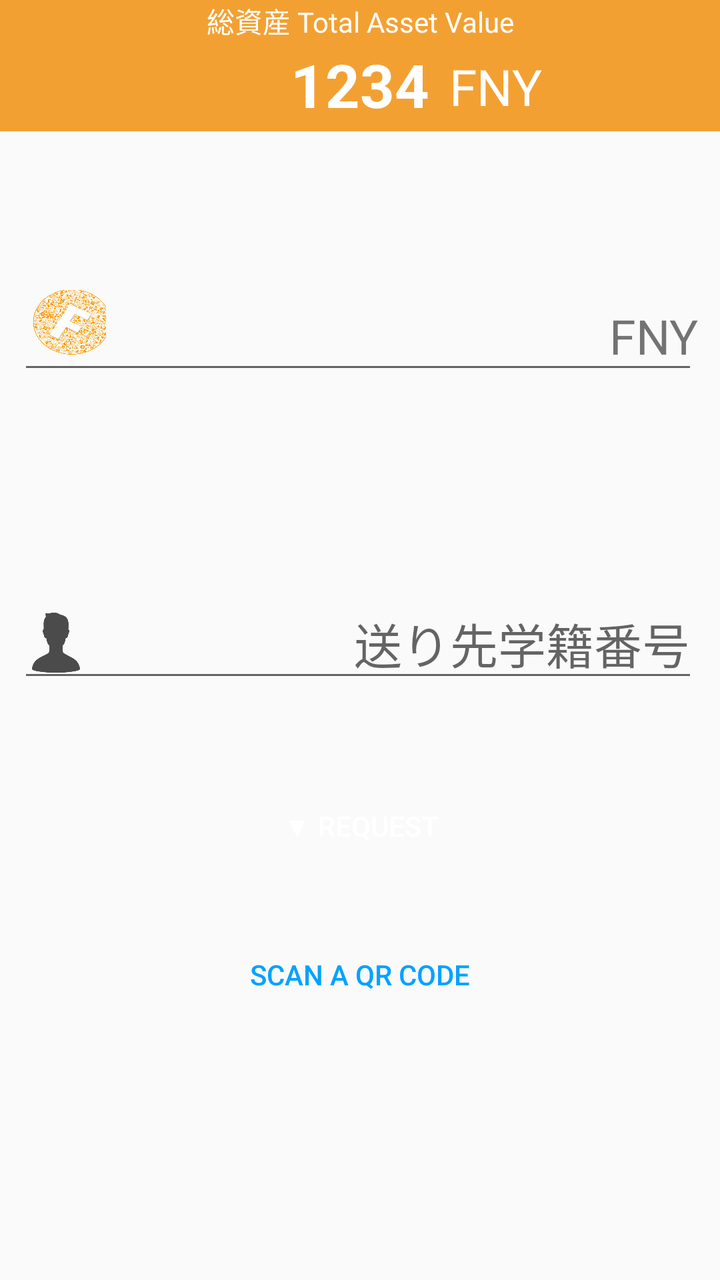
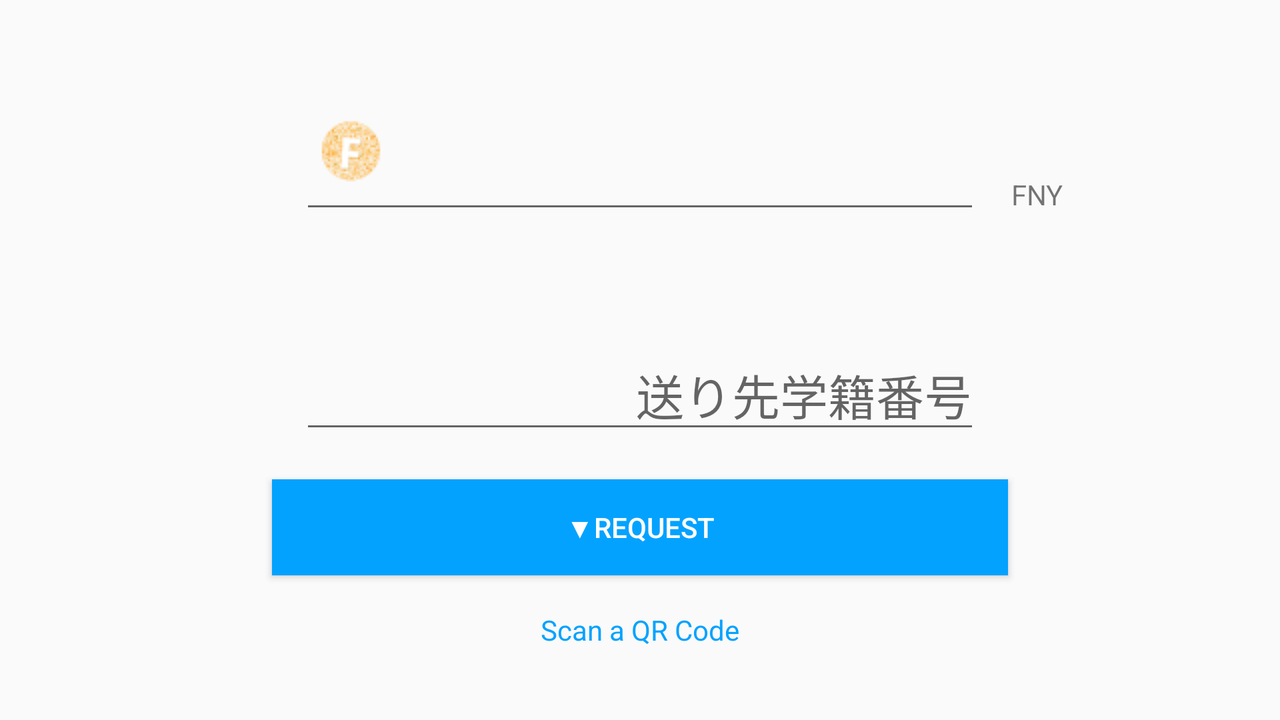

The same Android screen from two of the app's own layout files: first res/layout/ as a phone draws it, then the repository's variant for another configuration, drawn on a device whose configuration selects that folder. Both files follow.
<!-- AndroidManifest.xml: application theme AppTheme -->
<!-- res/layout/activity_request.xml -->
<?xml version="1.0" encoding="utf-8"?>
<android.support.constraint.ConstraintLayout xmlns:android="http://schemas.android.com/apk/res/android"
    xmlns:app="http://schemas.android.com/apk/res-auto"
    xmlns:tools="http://schemas.android.com/tools"
    android:layout_width="match_parent"
    android:layout_height="match_parent"
    tools:context="com.funney.funney_android.RequestActivity">

    <include layout="@layout/view_total_value"/>

    <android.support.v7.widget.ContentFrameLayout
        android:layout_width="wrap_content"
        android:layout_height="wrap_content"
        app:layout_constraintBottom_toTopOf="@+id/Recieve"
        app:layout_constraintHorizontal_bias="0.285"
        app:layout_constraintLeft_toLeftOf="parent"
        app:layout_constraintRight_toRightOf="parent"
        app:layout_constraintTop_toTopOf="parent"
        app:layout_constraintVertical_bias="0.574">

        <EditText
            android:id="@+id/request_money"
            android:layout_width="340dp"
            android:layout_height="wrap_content"
            android:layout_marginBottom="8dp"
            android:layout_marginLeft="8dp"
            android:layout_marginRight="8dp"
            android:layout_marginTop="8dp"
            android:drawableLeft="@drawable/logo_item"
            android:ems="10"
            android:gravity="bottom|end"
            android:inputType="number"
            android:paddingRight="64dp"
            android:textSize="24sp" />

        <TextView
            android:id="@+id/FNY"
            android:layout_width="wrap_content"
            android:layout_height="wrap_content"
            android:layout_gravity="bottom|right"
            android:layout_marginBottom="16dp"
            android:layout_marginLeft="0dp"
            android:layout_marginRight="8dp"
            android:layout_marginTop="8dp"
            android:gravity="bottom|end"
            android:text="@string/fny"
            android:textSize="24sp"
            app:layout_constraintBottom_toBottomOf="parent"
            app:layout_constraintLeft_toRightOf="@+id/request_money"

            app:layout_constraintRight_toRightOf="parent"
            app:layout_constraintTop_toTopOf="parent"
            app:layout_constraintVertical_bias="0.217" />
    </android.support.v7.widget.ContentFrameLayout>


    <EditText
        android:id="@+id/Recieve"
        android:layout_width="340dp"
        android:layout_height="wrap_content"
        android:layout_marginBottom="8dp"
        android:layout_marginLeft="8dp"
        android:layout_marginRight="8dp"
        android:layout_marginTop="8dp"
        android:drawableLeft="@drawable/person_icon_item"
        android:ems="10"
        android:gravity="bottom|end"
        android:hint="@string/id_hint"
        android:inputType="number"
        android:textSize="24sp"
        app:layout_constraintBottom_toBottomOf="parent"
        app:layout_constraintHorizontal_bias="0.285"
        app:layout_constraintLeft_toLeftOf="parent"
        app:layout_constraintRight_toRightOf="parent"
        app:layout_constraintTop_toTopOf="parent" />

    <Button
        android:id="@+id/RequestButton"
        android:layout_width="368dp"
        android:layout_height="wrap_content"
        android:layout_marginLeft="8dp"
        android:layout_marginRight="8dp"
        android:layout_marginTop="43dp"
        android:background="@drawable/pay_button"
        android:text="@string/pay"
        android:textColor="#FFFFFF"
        app:layout_constraintLeft_toLeftOf="parent"
        app:layout_constraintRight_toRightOf="parent"
        app:layout_constraintTop_toBottomOf="@+id/Recieve" />

    <Button
        android:id="@+id/Scan"
        android:layout_width="wrap_content"
        android:layout_height="wrap_content"
        android:layout_marginBottom="8dp"
        android:layout_marginLeft="8dp"
        android:layout_marginRight="8dp"
        android:layout_marginTop="8dp"
        android:background="@null"
        android:text="@string/scan_a_qr"
        android:textColor="#04A2FF"
        app:layout_constraintBottom_toBottomOf="parent"
        app:layout_constraintLeft_toLeftOf="parent"
        app:layout_constraintRight_toRightOf="parent"
        app:layout_constraintTop_toBottomOf="@+id/RequestButton"
        app:layout_constraintVertical_bias="0.133" />

</android.support.constraint.ConstraintLayout>
<!-- res/layout/view_total_value.xml (included above) -->
<?xml version="1.0" encoding="utf-8"?>
<LinearLayout xmlns:android="http://schemas.android.com/apk/res/android"
    xmlns:app="http://schemas.android.com/apk/res-auto"
    android:id="@+id/linearLayout"
    android:layout_width="match_parent"
    android:layout_height="wrap_content"
    android:background="#F3A033"
    android:orientation="vertical"
    app:layout_constraintHorizontal_bias="0.0"
    app:layout_constraintLeft_toLeftOf="parent"
    app:layout_constraintRight_toRightOf="parent"
    app:layout_constraintTop_toTopOf="parent">


    <TextView
        android:layout_width="match_parent"
        android:layout_height="0dp"
        android:layout_weight="1"
        android:gravity="bottom|center"
        android:text="@string/homeValue"
        android:textColor="@color/toolBarText" />

    <RelativeLayout
        android:layout_width="match_parent"
        android:layout_height="45dp">

        <TextView
            android:id="@+id/total_asset_value"
            android:layout_width="wrap_content"
            android:layout_height="match_parent"
            android:layout_alignBaseline="@+id/fny_text"
            android:layout_alignBottom="@+id/fny_text"
            android:layout_centerHorizontal="true"
            android:gravity="center"
            android:text="1234"
            android:textColor="@color/toolBarText"
            android:textSize="30sp"
            android:textStyle="bold" />

        <TextView
            android:id="@+id/fny_text"
            android:layout_width="wrap_content"
            android:layout_height="match_parent"
            android:layout_alignParentTop="true"
            android:layout_toEndOf="@+id/total_asset_value"
            android:layout_toRightOf="@+id/total_asset_value"
            android:gravity="center"
            android:paddingLeft="10dp"
            android:text="@string/fny"
            android:textColor="@color/toolBarText"
            android:textSize="25sp" />
    </RelativeLayout>


</LinearLayout>
<!-- resources referenced by this layout -->
<resources>
  <color name="toolBarText">#FFFFFF</color>
  <!-- drawable logo_item (drawable) -->
  <?xml version="1.0" encoding="utf-8"?>
  <layer-list xmlns:android="http://schemas.android.com/apk/res/android">
  
      <item
          android:width="40dp"
          android:height="40dp"
          android:drawable="@drawable/logo2"/>
  
  </layer-list>
  <!-- drawable person_icon_item (drawable) -->
  <?xml version="1.0" encoding="utf-8"?>
  <layer-list xmlns:android="http://schemas.android.com/apk/res/android">
  
      <item
          android:width="@dimen/icon"
          android:height="@dimen/icon"
          android:drawable="@drawable/person_icon" />
  
  </layer-list>
  <string name="fny">FNY</string>
  <string name="homeValue">総資産 Total Asset Value</string>
  <string name="id_hint">送り先学籍番号</string>
  <string name="pay">▼ Request</string>
  <string name="scan_a_qr">Scan a QR Code</string>
  <style name="AppTheme" parent="Theme.AppCompat.Light.DarkActionBar">
          
          <item name="colorPrimary">@color/colorPrimary</item>
          <item name="colorPrimaryDark">@color/colorPrimaryDark</item>
          <item name="colorAccent">@color/colorAccent</item>
      </style>
  <!-- drawable logo2: png bitmap (drawable, 552999 bytes) -->
  <dimen name="icon">30dp</dimen>
  <!-- drawable person_icon: png bitmap (drawable, 4336 bytes) -->
  <color name="colorPrimary">#3F51B5</color>
  <color name="colorPrimaryDark">#303F9F</color>
  <color name="colorAccent">#FF4081</color>
</resources>
<!-- res/layout-land/activity_request.xml (the repository's variant of the layout above) -->
<!-- drawn on the phone turned sideways -->
<?xml version="1.0" encoding="utf-8"?>
<android.support.constraint.ConstraintLayout xmlns:android="http://schemas.android.com/apk/res/android"
    xmlns:app="http://schemas.android.com/apk/res-auto"
    xmlns:tools="http://schemas.android.com/tools"
    android:layout_width="match_parent"
    android:layout_height="match_parent"
    tools:context="com.funney.funney_android.RequestActivity">

    <TextView
        android:id="@+id/textView16"
        android:layout_width="wrap_content"
        android:layout_height="wrap_content"
        android:text="FNY"
        app:layout_constraintBottom_toBottomOf="parent"
        android:layout_marginBottom="215dp"
        app:layout_constraintTop_toTopOf="parent"
        android:layout_marginTop="8dp"
        android:layout_marginRight="8dp"
        app:layout_constraintRight_toRightOf="parent"
        app:layout_constraintLeft_toRightOf="@+id/editText12"
        android:layout_marginLeft="8dp"
        app:layout_constraintHorizontal_bias="0.071"
        app:layout_constraintVertical_bias="0.676" />

    <EditText
        android:id="@+id/editText12"
        android:layout_width="340dp"
        android:layout_height="wrap_content"
        android:layout_marginBottom="8dp"
        android:layout_marginLeft="8dp"
        android:layout_marginTop="8dp"
        android:drawableLeft="@drawable/logo_hinoto_round"
        android:ems="10"
        android:inputType="number"
        android:textAlignment="viewEnd"
        android:textSize="24sp"
        app:layout_constraintBottom_toTopOf="@+id/editText11"
        app:layout_constraintLeft_toLeftOf="parent"
        app:layout_constraintTop_toTopOf="parent"
        app:layout_constraintVertical_bias="0.421"
        android:layout_marginRight="8dp"
        app:layout_constraintRight_toRightOf="parent" />

    <EditText
        android:id="@+id/editText11"
        android:layout_width="340dp"
        android:layout_height="wrap_content"
        android:layout_marginBottom="32dp"
        android:layout_marginLeft="8dp"
        android:layout_marginRight="8dp"
        android:layout_marginTop="19dp"
        android:drawableLeft="@drawable/ic_launcher"
        android:ems="10"
        android:hint="送り先学籍番号"
        android:inputType="number"
        android:textAlignment="viewEnd"
        android:textSize="24sp"
        app:layout_constraintBottom_toBottomOf="parent"
        app:layout_constraintLeft_toLeftOf="parent"
        app:layout_constraintRight_toRightOf="parent"
        app:layout_constraintTop_toTopOf="@+id/editText12" />

    <Button
        android:id="@+id/button2"
        android:layout_width="368dp"
        android:layout_height="wrap_content"
        android:background="#04A2FF"
        android:text="▼Request"
        android:textColor="#FFFFFF"
        android:layout_marginBottom="8dp"
        app:layout_constraintBottom_toTopOf="@+id/textView17"
        android:layout_marginLeft="8dp"
        app:layout_constraintLeft_toLeftOf="parent"
        android:layout_marginRight="8dp"
        app:layout_constraintRight_toRightOf="parent"
        android:layout_marginTop="8dp"
        app:layout_constraintTop_toBottomOf="@+id/editText11" />

    <TextView
        android:id="@+id/textView17"
        android:layout_width="wrap_content"
        android:layout_height="wrap_content"
        android:text="Scan a QR Code"
        android:textColor="#04A2FF"
        android:layout_marginLeft="8dp"
        app:layout_constraintLeft_toLeftOf="parent"
        android:layout_marginRight="8dp"
        app:layout_constraintRight_toRightOf="parent"
        app:layout_constraintBottom_toBottomOf="parent"
        android:layout_marginBottom="26dp"
        app:layout_constraintTop_toTopOf="parent"
        android:layout_marginTop="8dp"
        app:layout_constraintVertical_bias="0.969" />

</android.support.constraint.ConstraintLayout>
<!-- resources referenced by the variant -->
<!-- as the phone turned sideways resolves them -->
<resources>
  <!-- drawable logo_hinoto_round: png bitmap (drawable, 2334 bytes) -->
  <style name="AppTheme" parent="Theme.AppCompat.Light.DarkActionBar">
          
          <item name="colorPrimary">@color/colorPrimary</item>
          <item name="colorPrimaryDark">@color/colorPrimaryDark</item>
          <item name="colorAccent">@color/colorAccent</item>
      </style>
  <color name="colorPrimary">#3F51B5</color>
  <color name="colorPrimaryDark">#303F9F</color>
  <color name="colorAccent">#FF4081</color>
</resources>
